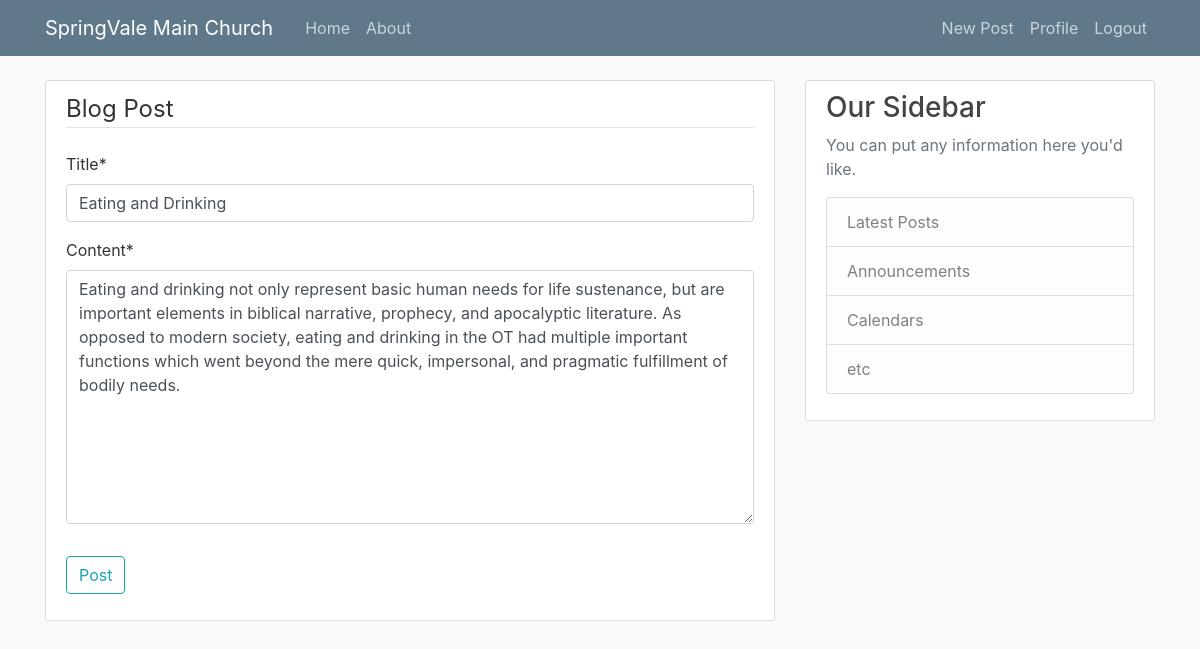
The app's page /post/17/update/ (signed in) with its own data.
### blog/models.py (models this page shows, shortened)
class Post(models.Model):
	title = models.CharField(max_length=100)
	content = models.TextField()
	date_posted = models.DateTimeField(default=timezone.now)
	author = models.ForeignKey(User, on_delete=models.CASCADE)

### blog/views.py (the view, shortened to what this page needs)
# urls.py: path('post/<int:pk>/update/', PostUpdateView.as_view(), name='post-update'),
class PostUpdateView(LoginRequiredMixin, UserPassesTestMixin, UpdateView):
	model = Post
	fields = ['title','content']
	def test_func(self):
		post = self.get_object()
		if (self.request.user == post.author):
			return True
		return False

### blog/templates/blog/post_form.html (shortened to what this page needs)
{% extends "blog/base.html" %}
{% load crispy_forms_tags %}
{% block content %}
	<div class="content-section">
		<form method="POST">
			<fieldset class="form-group">
				<legend class="border-bottom mb-4">Blog Post</legend>
				{{ form|crispy }}
			</fieldset>
			<div class="form-group">
				<button class="btn btn-outline-info" type="submit">Post</button>
			</div>
		</form>
	</div>
{% endblock content %}

### blog/static/blog/main.css (style rules this page uses)
body { background: #fafafa; color: #333333; margin-top: 5rem; }
.content-section { background: #ffffff; padding: 10px 20px; border: 1px solid #dddddd; border-radius: 3px; margin-bottom: 20px; }

### records on screen
Post: title "Eating and Drinking", content "Eating and drinking not only represent basic human needs for life sustenance, but are important elements in biblical narrative, prophecy, and apocalyptic literature. As opposed to modern society, eating and drinking in the OT had multiple important functions which went beyond the mere quick, impersonal, and pragmatic fulfillment of bodily needs."
